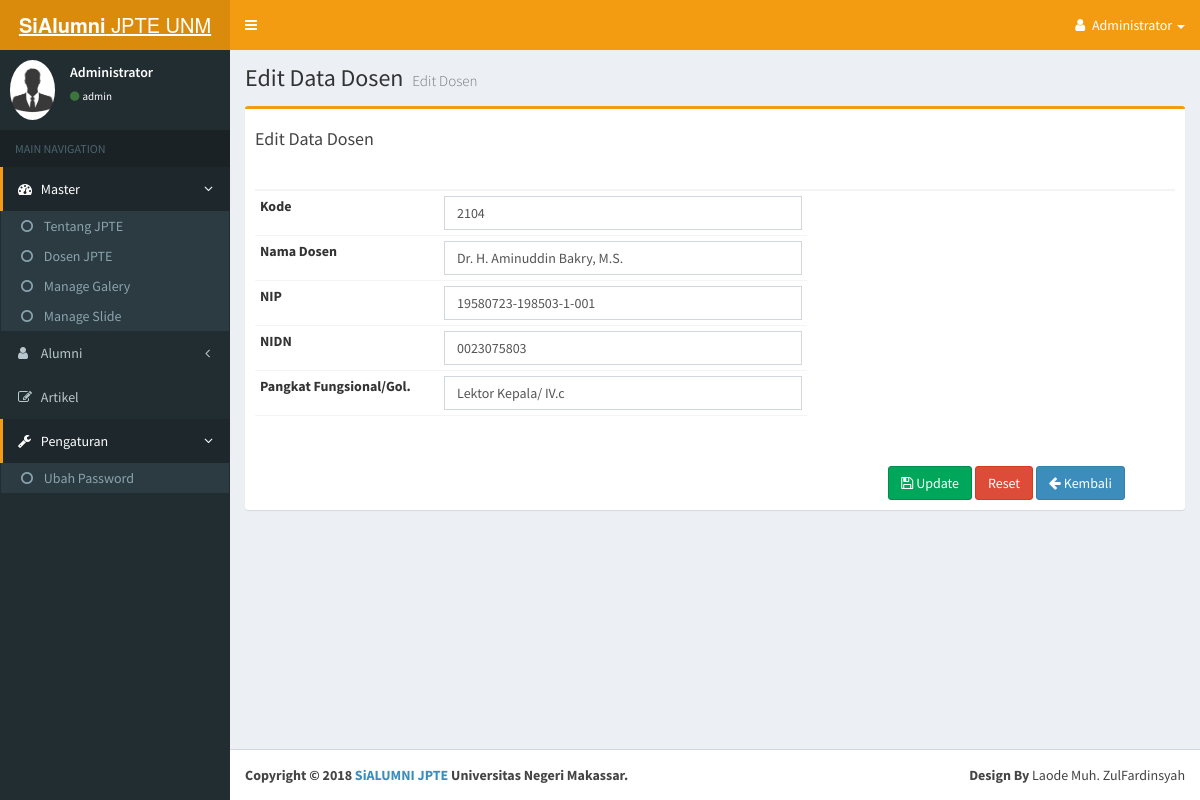
The page /admin/edit-dosen.php?id=1 (signed in) on the database its author committed.
### tables this page shows
CREATE TABLE `data_dosen` (
  `id_dosen` int(11) NOT NULL,
  `kode` varchar(200) NOT NULL,
  `nama_dosen` varchar(200) NOT NULL,
  `nip` varchar(200) NOT NULL,
  `nidn` varchar(200) NOT NULL,
  `pangkat` varchar(200) NOT NULL
);

### admin/edit-dosen.php (the view, shortened to what this page needs)
<?php
include 'global_header.php';
?>
<div class="content-wrapper" style="min-height: 901px;">
	<section class="content-header">
		<h1>
			Edit Data Dosen
			<small>Edit Dosen</small>
		</h1>
	</section>
	<section class="content">
		<div class="box box-warning">
			<div class="box-header">
				<div class="box-title"><h4>Edit Data Dosen</h4></div>
			</div>
			<?php
			$query = $koneksi->query("SELECT * FROM data_dosen WHERE id_dosen = '$_GET[id]'");
			foreach ($query as $data) {
				?>
				<div class="box-body">
					<form action="" method="post" class="form-horizontal" enctype="multipart/form-data">
						<table class="table table-condensed">
								<thead>
									<th width="20%"></th>
									<th width="40%"></th>
									<th width="40%"></th>
								</thead>
								<tr>
									<td><b>Kode</b></td>
									<td>
										<input type="text" class="form-control" placeholder="Kode Dosen" name="kode" value="<?php echo $data['kode'];?>">
									</td>
								</tr>
								<tr>
									<td><b>Nama Dosen</b></td>
									<td>
										<input type="text" class="form-control" placeholder="Nama Dosen" name="nama_dosen" value="<?php echo $data['nama_dosen'];?>">
									</td>
								</tr>
								<tr>
									<td><b>NIP</b></td>
									<td>
										<input type="text" class="form-control" placeholder="Masukkan NIP Dosen" name="nip" value="<?php echo $data['nip'];?>">
									</td>
								</tr>
								<tr>
									<td><b>NIDN</b></td>
									<td>
										<input type="text" class="form-control" placeholder="Masukkan NIDN Dosen" name="nidn" value="<?php echo $data['nidn'];?>">
									</td>
								</tr>
								<tr>
									<td><b>Pangkat Fungsional/Gol.</b></td>
									<td>
										<input type="text" class="form-control" placeholder="Pangkat Fungsional/Gol. Dosen" name="pangkat" value="<?php echo $data['pangkat'];?>">
									</td>
								</tr>
								<tr>
									<td>&nbsp;</td>
									<td></td>
								</tr>
							</table>
						<div class="row">
							<div class="col-xs-8">
							</div>
							<div class="col-xs-4">
								<button type="submit" name="submit" class="btn btn-success"><i class="fa fa-save"></i> Update</button>
								<input class="btn btn-danger" type="reset" value="Reset">
								<a class="btn btn-primary" onclick="self.history.back()"> <i class="fa fa-arrow-left"></i>  Kembali</a>
						</div>
					</div>
				</form>
			<?php } ?>
		</div>
	</div>
</div>
<?php
include 'global_footer.php';
?>

### assets/css/_all-skins.css (style rules this page uses)
.skin-yellow .content-header { background: transparent; }

### admin/global_header.php (style rules this page uses)
th, td { white-space: nowrap; }

### rows shown on the page
data_dosen: kode "2104", nama_dosen "Dr. H. Aminuddin Bakry, M.S.", nip "19580723-198503-1-001", nidn "0023075803", pangkat "Lektor Kepala/ IV.c"

### other values the page prints
$_SESSION['nm_lengkap'] "Administrator"
$_SESSION['username'] "admin"
